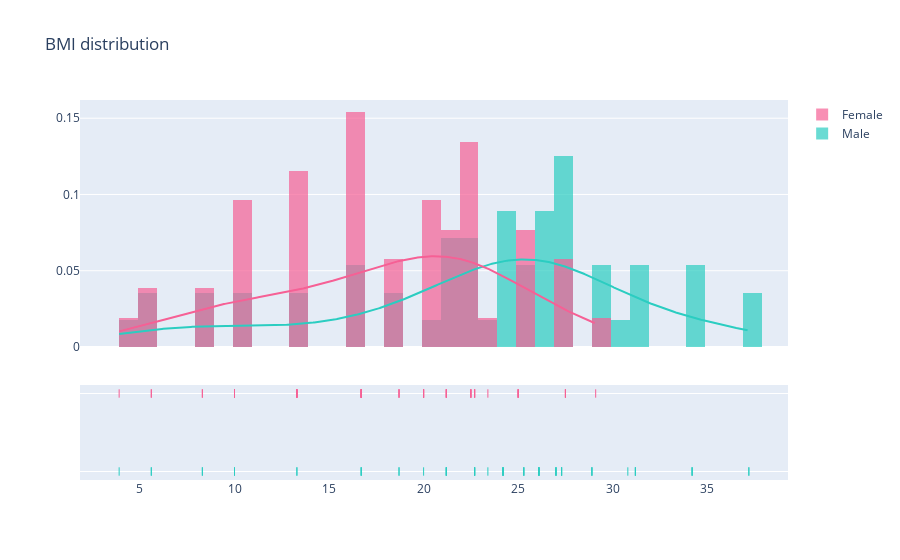

This figure's notebook cell:
### Code cell
import plotly.figure_factory as ff

fig=ff.create_distplot([df[df['Gender']=='Male']['BMI'],df[df['Gender']=='Female']['BMI']],['Male','Female'],colors=['#2BCDC1','#F66095'])
fig.update_layout(title_text='BMI distribution')
fig.show()

### Figure 1 — Plotly figure (JSON) as saved in the notebook; plotly's stock layout.template omitted (floating-point values rounded to 4 significant figures; data arrays with more than 128 entries replaced by an {"elided": "..."} marker saying what was removed)
{"data": [{"autobinx": false, "histnorm": "probability density", "legendgroup": "Male", "marker": {"color": "#2BCDC1"}, "name": "Male", "opacity": 0.7, "type": "histogram", "x": [25.3, 27.3, 31.2, 34.2, 37.2, 23.4, 25.3, 27.3, 31.2, 34.2, 25.3, 27.3, 31.2, 34.2, 37.2, 24.2, 26.1, 27, 28.9, 30.8, 22.7, 24.2, 26.1, 27, 28.9, 22.7, 24.2, 26.1, 27, 28.9, 21.2, 22.7, 24.2, 26.1, 27, 18.7, 21.2, 22.7, 24.2, 26.1, 16.7, 18.7, 21.2, 10, 13.3, 16.7, 20, 21.2, 5.6, 8.3, 10, 13.3, 16.7, 3.9, 5.6, 8.3], "xaxis": "x", "xbins": {"end": 37.2, "size": 1, "start": 3.9}, "yaxis": "y"}, {"autobinx": false, "histnorm": "probability density", "legendgroup": "Female", "marker": {"color": "#F66095"}, "name": "Female", "opacity": 0.7, "type": "histogram", "x": [22.5, 20, 16.7, 13.3, 10, 20, 22.5, 20, 16.7, 13.3, 22.5, 20, 16.7, 13.3, 21.2, 25, 27.5, 29.1, 18.7, 21.2, 22.7, 25, 27.5, 18.7, 21.2, 22.7, 25, 27.5, 16.7, 18.7, 21.2, 22.7, 25, 13.3, 16.7, 20, 22.5, 23.4, 10, 13.3, 8.3, 10, 16.7, 16.7, 16.7, 5.6, 8.3, 10, 13.3, 10, 3.9, 5.6], "xaxis": "x", "xbins": {"end": 29.1, "size": 1, "start": 3.9}, "yaxis": "y"}, {"legendgroup": "Male", "marker": {"color": "#2BCDC1"}, "mode": "lines", "name": "Male", "showlegend": false, "type": "scatter", "x": {"elided": "500 float values"}, "xaxis": "x", "y": {"elided": "500 float values"}, "yaxis": "y"}, {"legendgroup": "Female", "marker": {"color": "#F66095"}, "mode": "lines", "name": "Female", "showlegend": false, "type": "scatter", "x": {"elided": "500 float values"}, "xaxis": "x", "y": {"elided": "500 float values"}, "yaxis": "y"}, {"legendgroup": "Male", "marker": {"color": "#2BCDC1", "symbol": "line-ns-open"}, "mode": "markers", "name": "Male", "showlegend": false, "type": "scatter", "x": [25.3, 27.3, 31.2, 34.2, 37.2, 23.4, 25.3, 27.3, 31.2, 34.2, 25.3, 27.3, 31.2, 34.2, 37.2, 24.2, 26.1, 27, 28.9, 30.8, 22.7, 24.2, 26.1, 27, 28.9, 22.7, 24.2, 26.1, 27, 28.9, 21.2, 22.7, 24.2, 26.1, 27, 18.7, 21.2, 22.7, 24.2, 26.1, 16.7, 18.7, 21.2, 10, 13.3, 16.7, 20, 21.2, 5.6, 8.3, 10, 13.3, 16.7, 3.9, 5.6, 8.3], "xaxis": "x", "y": ["Male", "Male", "Male", "Male", "Male", "Male", "Male", "Male", "Male", "Male", "Male", "Male", "Male", "Male", "Male", "Male", "Male", "Male", "Male", "Male", "Male", "Male", "Male", "Male", "Male", "Male", "Male", "Male", "Male", "Male", "Male", "Male", "Male", "Male", "Male", "Male", "Male", "Male", "Male", "Male", "Male", "Male", "Male", "Male", "Male", "Male", "Male", "Male", "Male", "Male", "Male", "Male", "Male", "Male", "Male", "Male"], "yaxis": "y2"}, {"legendgroup": "Female", "marker": {"color": "#F66095", "symbol": "line-ns-open"}, "mode": "markers", "name": "Female", "showlegend": false, "type": "scatter", "x": [22.5, 20, 16.7, 13.3, 10, 20, 22.5, 20, 16.7, 13.3, 22.5, 20, 16.7, 13.3, 21.2, 25, 27.5, 29.1, 18.7, 21.2, 22.7, 25, 27.5, 18.7, 21.2, 22.7, 25, 27.5, 16.7, 18.7, 21.2, 22.7, 25, 13.3, 16.7, 20, 22.5, 23.4, 10, 13.3, 8.3, 10, 16.7, 16.7, 16.7, 5.6, 8.3, 10, 13.3, 10, 3.9, 5.6], "xaxis": "x", "y": ["Female", "Female", "Female", "Female", "Female", "Female", "Female", "Female", "Female", "Female", "Female", "Female", "Female", "Female", "Female", "Female", "Female", "Female", "Female", "Female", "Female", "Female", "Female", "Female", "Female", "Female", "Female", "Female", "Female", "Female", "Female", "Female", "Female", "Female", "Female", "Female", "Female", "Female", "Female", "Female", "Female", "Female", "Female", "Female", "Female", "Female", "Female", "Female", "Female", "Female", "Female", "Female"], "yaxis": "y2"}], "layout": {"barmode": "overlay", "hovermode": "closest", "legend": {"traceorder": "reversed"}, "title": {"text": "BMI distribution"}, "xaxis": {"anchor": "y2", "domain": [0, 1], "zeroline": false}, "yaxis": {"anchor": "free", "domain": [0.35, 1], "position": 0}, "yaxis2": {"anchor": "x", "domain": [0, 0.25], "dtick": 1, "showticklabels": false}}}
